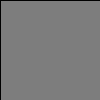
Frame 1 (no input)
Frame 60 (the mouse pressed at the canvas centre just before this capture): identical to frame 1, image omitted
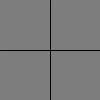
Frame 120 (the mouse held since frame 60 and released just before this capture)

The Processing sketch that drew these frames (run headless with seeded random() and noise(); from frame 60 on, the mouse is pressed at the canvas centre):

// Processing sketch: JSON_Objekte_und_Dateien
// ── JSON_Objekte_und_Dateien.pde
/*
  
  Processing Tutorial
  Sketch Nr. 34
  Thema : JSON Objekte & Dateien
  
  Sketch Inhalte :
  
  JSONObject - ein JSONObject speichert JSON daten aus mehreren name-value paaren Werte koennen numberisch,String,boolean,JSONObject,JSONArray oder null sein
    - getString(key); / getString(key,default); - Gibt einen String Wert zu einem bestimmten Schluessel zurueck
      ~ key : Schluessel nach dem gesucht wird
      ~ default : Alternativwert, der zurueck gegeben wird, falls der Schluessel nicht gefunden wird
    - getInt(key); / getInt(key,default); - Gibt einen Integer Wert zu einem bestimmten Schluessel zurueck
      ~ key : Schluessel nach dem gesucht wird
      ~ default : Alterntivwert, der zurueck gegeben wird, falls der Schluessel nicht gefunden wird
    - getFloat(key); / getFloat(key,default); - Gibt einen Float Wert zu einem bestimmten Schluessel zurueck
      ~ key : Schluessel nach dem gesucht wird
      ~ default : Alternativwert, der zurueck gegeben wird, falls der Schluessel nicht gefunden wird
    - getBoolean(key); / getBoolean(key,default); - Gibt einen Boolean  Wert zu einem bestimmten Schluesel zurueck
      ~ key : Schluessel nach dem gesucht wird
      ~ default : Alternativwert, der zurueck gegeben wird, falls der Schluessel nicht gefunden wird
    - getJSONObject(key); - Gibt ein JSONObject zu einem bestimmten Schluessel zurueck
      ~ key : Schluessel nach dem gesucht wird 
    - getJSONArray(key); - Gibt ein JSONArray zu einem bestimmten Schluessel zurueck
      ~ key : Schluessel nach dem gesucht wird 
    - setString(key,wert); - Fuegt ein neues Schluessel-werte Paar in das JSONObject ein, oder ueberschreibt den Wert wenn der Schluessel bereits existiert
      ~ key : einzufuegender Schluessel
      ~ wert : einzufuegender Wert
    - setInt(key,wert); - Fuegt ein neues Schluessel-werte Paar in das JSONObject ein, oder ueberschreibt den Wert wenn der Schluessel bereits existiert
      ~ key : einzufuegender Schluessel
      ~ wert : einzufuegender Wert
    - setFloat(key,wert); - Fuegt ein neues Schluessel-werte Paar in das JSONObject ein, oder ueberschreibt den Wert wenn der Schluessel bereits existiert
      ~ key : einzufuegender Schluessel
      ~ wert : einzufuegender Wert
    - setBoolean(key,wert); - Fuegt ein neues Schluessel-werte Paar in das JSONObject ein, oder ueberschreibt den Wert wenn der Schluessel bereits existiert
      ~ key : einzufuegender Schluessel
      ~ wert : einzufuegender Wert
    - setJSONObject(key,wert); - Fuegt ein neues Schluessel-werte Paar in das JSONObject ein, oder ueberschreibt den Wert wenn der Schluessel bereits existiert
      ~ key : einzufuegender Schluessel
      ~ wert : einzufuegender Wert    
    - setJSONArray(key,wert); - Fuegt ein neues Schluessel-werte Paar in das JSONObject ein, oder ueberschreibt den Wert wenn der Schluessel bereits existiert
      ~ key : einzufuegender Schluessel
      ~ wert : einzufuegender Wert
    - isNull(key); - Prueft ob der gegebende Schluessel einen definierten Wert besitzt, kein Wert = false, Wert = true
      ~ key : zu pruefender Schluessel
  
  JSONArray
    - getString(index); / getString(index,default); - Gibt den String-Wert vom einem bestimmten Index zurueck
      ~ index : Index nach dem gesucht wird
      ~ default : alternativwert
    - getInt(index); / getInt(index,default); - Gibt den Integer-Wert vom einem bestimmten Index zurueck
      ~ index : Index nach dem gesucht wird
      ~ default : alternativwert    
    - getFloat(index); / getFloat(index,default); - Gibt den Float-Wert vom einem bestimmten Index zurueck
      ~ index : Index nach dem gesucht wird
      ~ default : alternativwert    
    - getBoolean(index); / getBoolean(index,default); - Gibt den Boolean-Wert vom einem bestimmten Index zurueck
      ~ index : Index nach dem gesucht wird
      ~ default : alternativwert      
    - getJSONObject(index); / getJSONObject(index,default) - Gibt ein JSONObject von einem bestimmten Index zurueck
      ~ index : Index nach dem gesucht wird
      ~ default : alternativwert      
    - getJSONArray(index); / getJSONArray(index,default); - Gibt ein JSONArray on einem bestimmten Index zurueck
      ~ index : Index nach dem gesucht wird
      ~ default : alternativwert 
    - getStringArray(); - Gibt das gesamte JSONArray als String[] zurueck, alle Werte muessen von Typ String sein
    - getIntArray(); - Gibt das gesamte JSONArray als int[] zurueck, alle Werte muessen von Typ int sein
    - setString(index,wert); - Fuegt einen neuen Wert an einen bestimmten Index ein, ist der Index bereits belegt wird der wert ueberschrieben,
        ist der index groesser als die Array-groesse wird das Array mit null Elementen aufgefuellt
      ~ index : Index an dem ein Wert eingefuegt wird
      ~ wert : Einzufuegender Wert
    - setInt(index,wert); - Fuegt einen neuen Wert an einen bestimmten Index ein, ist der Index bereits belegt wird der wert ueberschrieben, [...]
      ~ index : Index an dem ein Wert eingefuegt wird
      ~ wert : Einzufuegender Wert
    - setFloat(index,wert); - Fuegt einen neuen Wert an einen bestimmten Index ein, ist der Index bereits belegt wird der wert ueberschrieben, [...]
      ~ index : Index an dem ein Wert eingefuegt wird
      ~ wert : Einzufuegender Wert    
    - setBoolean(index,wert); - Fuegt einen neuen Wert an einen bestimmten Index ein, ist der Index bereits belegt wird der wert ueberschrieben, [...]
      ~ index : Index an dem ein Wert eingefuegt wird
      ~ wert : Einzufuegender Wert      
    - setJSONObject(index,wert); - Fuegt einen neuen Wert an einen bestimmten Index ein, ist der Index bereits belegt wird der wert ueberschrieben, [...]
      ~ index : Index an dem ein Wert eingefuegt wird
      ~ wert : Einzufuegender Wert       
    - setJSONArray(index,wert); - Fuegt einen neuen Wert (Array) an einen bestimmten Index ein, ist der Index bereits belegt wird der wert ueberschrieben, [...]
      ~ index : Index an dem ein Wert eingefuegt wird
      ~ wert : Einzufuegender Wert     
    - isNull(index); - Prueft ob der Wert bei einem bestimmten Index null ist, kein Wert = false, Wert = true
    - append(wert); - Fuegt einen neuen Wert an das Ende des Arrays an
      ~ wert : einzufeugender Wert (boolean, int, float, String, JSONObject, JSONArray)
    - remove(index); - Entfernt ein bestimmtes Element aus dem Array
      ~ index : Index dessen Wert aus dem JSONArray entfernt wird
    - size(); - Gibt die Anzahl der Eintraege im JSONArray zurueck
  
  loadJSONArray(dateiname); - Laedt eine JSON Datei und speichert das Array von JSON Objekten in einem JSONArray
    ~ dateiname : Name / Pfad der Datei 
  
  loadJSONObject(dateiname); - Laedt eine JSON Datei und speichert den Inhalt in einem JSONObject
    ~ dateiname : Name / Pfad der Datei 
  
  parseJSONArray(str); - Uebersetzt den Inhalt eines Strings in ein JSONArray, wenn die Uebersetzung nicht gelingt, wird null zurueck gegeben
    ~ str : Zu uebersetzender String

  parseJSONObject(str); - Uebersetzt den Inhalt eines Strings in ein JSONObject, wenn die Uebersetzung nicht gelingt, wird null zurueck gegeben
    ~ str : Zu uebersetzender String
  
  saveJSONArray(json,dateiname); / saveJSONArray(json,dateiname,optionen); - Schreibt den Inhalt eines JSONArrays in eine Datei
  
  saveJSONObject(json,dateiname); / saveJSONObject(json,dateiname,optionen); - Schreibt den Inhalt eines JSONObjects in eine Datei
    ~ json : JSONObject, dessen Inhalt gespeichert wird
    ~ dateiname : Name / Pfad der Datei
    ~ optionen : entweder "compact" oder "indent=N" wobei N die anzahl der Leerzeichen ist

*/

JSONObject object;
JSONArray array;

                  // {   key : value, key :    value ... }, Strings in \" ... \" 
String dataObjekt = "{ \"id\": 0, \"Money\": 12.75, \"Code\": \"LOL\", \"aktiv\" : true}";

                    // [wert, wert, wert, ....], Strings in \" ... \" 
String dataArray  = "[ \"Capra hircus\", \"Panthera pardus\", \"Equus zebra\" ]";

void setup()
{
  // SETUP START
  object = new JSONObject();
  array = new JSONArray();
  // SETUP ENDE
}

void draw()
{
  // NICHT TEIL DES TUTORIALS
  background(125);
  // DRAW START   
  // DRAW ENDE
  // NICHT TEIL DES TUTORIALS
  line(0, mouseY, width, mouseY);
  line(mouseX, 0, mouseX, height);
  //println(mouseX + " | " + mouseY);
}

void keyPressed()
{
  if(key == 'q')
  {
    createData();
  } else if(key == 'w')
  {
    printData(); 
  } else if(key == 'e')
  {
    //saveData();
    thread("saveData");
  } else if(key == 'r')
  {
    //loadData();
    thread("loadData");
  } else if(key == 't')
  {
    decodeObject(dataObjekt);
  } else if(key == 'z')
  {
    decodeArray(dataArray);
  }
}

void createData()
{
  object = new JSONObject();
  array = new JSONArray();
  
  object = randomJSONObject();
  array = randomJSONArray();
  
  println(object.isNull("Integer"));
  println(array.isNull(9));
}

void saveData()
{
  saveJSONObject(object,"object.json","indent=3");
  saveJSONArray(array,"array.json","indent=1");
}

void loadData()
{
  object = new JSONObject();  
  array = new JSONArray();
  
  object = loadJSONObject("object.json");
  array = loadJSONArray("array.json");
}

void printData()
{
  println(object);
  println();
  println(printJSONObject(object));
  println();
  println(array);
  println();
  println(printJSONArray(array));
}

void decodeObject(String str)
{
  JSONObject local = new JSONObject();
  local = parseJSONObject(str);
  println(local);
}

void decodeArray(String str)
{
  JSONArray local = new JSONArray();
  local = parseJSONArray(str);
  println(local);
}

JSONObject randomJSONObject()
{
  JSONObject json = new JSONObject();
  json.setBoolean("Boolean",randomBoolean());
  json.setInt("Integer",(int)random(100));
  json.setFloat("Float",random(-24.99,25.0));
  json.setString("String",randomString());
  json.setJSONObject("JSONObject",randomJSONObject_());
  json.setJSONArray("JSONArray",randomJSONArray_());
  
  return json;
}

JSONObject randomJSONObject_()
{
  JSONObject json = new JSONObject();
  json.setBoolean("Boolean",randomBoolean());
  json.setInt("Integer",(int)random(100));
  json.setFloat("Float",random(-24.99,25.0));
  json.setString("String",randomString());
  
  return json;
}

JSONArray randomJSONArray()
{
  JSONArray json = new JSONArray();
  
  json.setBoolean(0,randomBoolean());
  json.setInt(1,(int)random(100));
  json.setFloat(2,random(-24.99,25.0));
  json.setString(3,randomString());
  json.setJSONObject(4,randomJSONObject_());
  json.setJSONArray(5,randomJSONArray_());
  
  return json;
}

JSONArray randomJSONArray_()
{
  JSONArray json = new JSONArray();
  
  json.setBoolean(0,randomBoolean());
  json.setInt(1,(int)random(100));
  json.setFloat(2,random(-24.99,25.0));
  json.setString(3,randomString());
  
  return json;
}

boolean randomBoolean()
{
  return (int)random(2) % 2 == 0;
}

String randomString()
{
  String str = "";
  
  for(int index = 0; index < 5; index++)
  {
    str += String.valueOf((char)(int)random(65,65+27));
  }
  
  return str;
}

String printJSONObject(JSONObject json)
{
  return json.getBoolean("Boolean",false) 
    + " | " + json.getInt("Integer",0)
    + " | " + json.getFloat("Float",0.0)
    + " | " + json.getString("String","")
    + "\n" + printJSONObject_(json.getJSONObject("JSONObject"))
    + "\n" + printJSONArray_(json.getJSONArray("JSONArray"));
}

String printJSONObject_(JSONObject json)
{
  return json.getBoolean("Boolean",false) 
    + " | " + json.getInt("Integer",0)
    + " | " + json.getFloat("Float",0.0)
    + " | " + json.getString("String","");
}

String printJSONArray(JSONArray json)
{
  return json.getBoolean(0,false) 
    + " | " + json.getInt(1,0)
    + " | " + json.getFloat(2,0.0)
    + " | " + json.getString(3,"")
    + "\n" + printJSONObject_(json.getJSONObject(4))
    + "\n" + printJSONArray_(json.getJSONArray(5));
}

String printJSONArray_(JSONArray json)
{
  return json.getBoolean(0,false) 
    + " | " + json.getInt(1,0)
    + " | " + json.getFloat(2,0.0)
    + " | " + json.getString(3,"");
}
